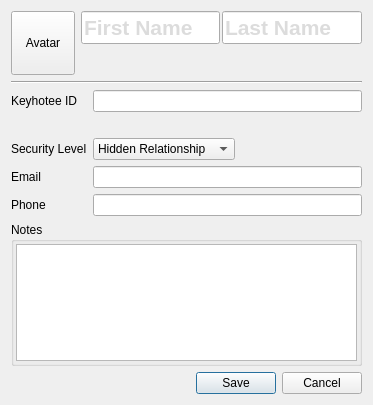
<?xml version="1.0" encoding="UTF-8"?>
<ui version="4.0">
 <class>EditContactDialog</class>
 <widget class="QDialog" name="EditContactDialog">
  <property name="geometry">
   <rect>
    <x>0</x>
    <y>0</y>
    <width>373</width>
    <height>405</height>
   </rect>
  </property>
  <property name="windowTitle">
   <string>Edit Contact</string>
  </property>
  <layout class="QGridLayout" name="gridLayout_2">
   <item row="3" column="0" colspan="2">
    <layout class="QFormLayout" name="formLayout_2">
     <property name="fieldGrowthPolicy">
      <enum>QFormLayout::ExpandingFieldsGrow</enum>
     </property>
     <item row="0" column="0">
      <widget class="QLabel" name="keyhotee_id_label">
       <property name="text">
        <string>Keyhotee ID</string>
       </property>
      </widget>
     </item>
     <item row="0" column="1">
      <widget class="QLineEdit" name="contact_id"/>
     </item>
     <item row="2" column="0">
      <widget class="QLabel" name="label">
       <property name="text">
        <string>Security Level</string>
       </property>
      </widget>
     </item>
     <item row="2" column="1">
      <widget class="QComboBox" name="comboBox">
       <item>
        <property name="text">
         <string extracomment="No one should know you have ever communicated with this individual.">Hidden Relationship</string>
        </property>
       </item>
       <item>
        <property name="text">
         <string extracomment="The government knows you are in communication with this individual.">Public Relationship</string>
        </property>
       </item>
      </widget>
     </item>
     <item row="3" column="0">
      <widget class="QLabel" name="email_label">
       <property name="text">
        <string>Email</string>
       </property>
      </widget>
     </item>
     <item row="3" column="1">
      <widget class="QLineEdit" name="email"/>
     </item>
     <item row="4" column="0">
      <widget class="QLabel" name="phone_label">
       <property name="text">
        <string>Phone</string>
       </property>
      </widget>
     </item>
     <item row="4" column="1">
      <widget class="QLineEdit" name="phone"/>
     </item>
     <item row="1" column="1">
      <widget class="QLabel" name="id_status">
       <property name="text">
        <string> </string>
       </property>
      </widget>
     </item>
    </layout>
   </item>
   <item row="0" column="1">
    <widget class="QWidget" name="namewidget" native="true">
     <property name="palette">
      <palette>
       <active>
        <colorrole role="WindowText">
         <brush brushstyle="SolidPattern">
          <color alpha="255">
           <red>0</red>
           <green>0</green>
           <blue>0</blue>
          </color>
         </brush>
        </colorrole>
        <colorrole role="Text">
         <brush brushstyle="SolidPattern">
          <color alpha="255">
           <red>185</red>
           <green>185</green>
           <blue>185</blue>
          </color>
         </brush>
        </colorrole>
        <colorrole role="ButtonText">
         <brush brushstyle="SolidPattern">
          <color alpha="255">
           <red>0</red>
           <green>0</green>
           <blue>0</blue>
          </color>
         </brush>
        </colorrole>
       </active>
       <inactive>
        <colorrole role="WindowText">
         <brush brushstyle="SolidPattern">
          <color alpha="255">
           <red>0</red>
           <green>0</green>
           <blue>0</blue>
          </color>
         </brush>
        </colorrole>
        <colorrole role="Text">
         <brush brushstyle="SolidPattern">
          <color alpha="255">
           <red>185</red>
           <green>185</green>
           <blue>185</blue>
          </color>
         </brush>
        </colorrole>
        <colorrole role="ButtonText">
         <brush brushstyle="SolidPattern">
          <color alpha="255">
           <red>0</red>
           <green>0</green>
           <blue>0</blue>
          </color>
         </brush>
        </colorrole>
       </inactive>
       <disabled>
        <colorrole role="WindowText">
         <brush brushstyle="SolidPattern">
          <color alpha="255">
           <red>127</red>
           <green>127</green>
           <blue>127</blue>
          </color>
         </brush>
        </colorrole>
        <colorrole role="Text">
         <brush brushstyle="SolidPattern">
          <color alpha="255">
           <red>185</red>
           <green>185</green>
           <blue>185</blue>
          </color>
         </brush>
        </colorrole>
        <colorrole role="ButtonText">
         <brush brushstyle="SolidPattern">
          <color alpha="255">
           <red>148</red>
           <green>148</green>
           <blue>148</blue>
          </color>
         </brush>
        </colorrole>
       </disabled>
      </palette>
     </property>
     <layout class="QHBoxLayout" name="horizontalLayout">
      <property name="spacing">
       <number>2</number>
      </property>
      <property name="leftMargin">
       <number>0</number>
      </property>
      <property name="topMargin">
       <number>0</number>
      </property>
      <property name="rightMargin">
       <number>0</number>
      </property>
      <property name="bottomMargin">
       <number>0</number>
      </property>
      <item>
       <widget class="QLineEdit" name="firstname">
        <property name="font">
         <font>
          <pointsize>16</pointsize>
          <weight>75</weight>
          <bold>true</bold>
         </font>
        </property>
        <property name="text">
         <string/>
        </property>
        <property name="placeholderText">
         <string>First Name</string>
        </property>
       </widget>
      </item>
      <item>
       <widget class="QLineEdit" name="lastname">
        <property name="font">
         <font>
          <pointsize>16</pointsize>
          <weight>75</weight>
          <bold>true</bold>
         </font>
        </property>
        <property name="text">
         <string/>
        </property>
        <property name="placeholderText">
         <string>Last Name</string>
        </property>
       </widget>
      </item>
     </layout>
    </widget>
   </item>
   <item row="1" column="1">
    <widget class="QWidget" name="placeholder" native="true"/>
   </item>
   <item row="5" column="0" colspan="2">
    <widget class="QDialogButtonBox" name="buttonBox">
     <property name="orientation">
      <enum>Qt::Horizontal</enum>
     </property>
     <property name="standardButtons">
      <set>QDialogButtonBox::Cancel|QDialogButtonBox::Save</set>
     </property>
    </widget>
   </item>
   <item row="0" column="0" rowspan="2">
    <widget class="QToolButton" name="avatar_button">
     <property name="minimumSize">
      <size>
       <width>64</width>
       <height>64</height>
      </size>
     </property>
     <property name="text">
      <string>Avatar</string>
     </property>
     <property name="icon">
      <iconset resource="Keyhotee.qrc">
       <normaloff>:/images/contact_icon.png</normaloff>:/images/contact_icon.png</iconset>
     </property>
     <property name="iconSize">
      <size>
       <width>64</width>
       <height>64</height>
      </size>
     </property>
     <property name="autoRaise">
      <bool>false</bool>
     </property>
     <property name="arrowType">
      <enum>Qt::NoArrow</enum>
     </property>
    </widget>
   </item>
   <item row="2" column="0" colspan="2">
    <widget class="Line" name="line">
     <property name="orientation">
      <enum>Qt::Horizontal</enum>
     </property>
    </widget>
   </item>
   <item row="4" column="0" colspan="2">
    <widget class="QGroupBox" name="notes_groupbox">
     <property name="title">
      <string>Notes</string>
     </property>
     <layout class="QGridLayout" name="gridLayout">
      <property name="leftMargin">
       <number>2</number>
      </property>
      <property name="topMargin">
       <number>2</number>
      </property>
      <property name="rightMargin">
       <number>2</number>
      </property>
      <property name="bottomMargin">
       <number>2</number>
      </property>
      <item row="0" column="0">
       <widget class="QPlainTextEdit" name="notes"/>
      </item>
     </layout>
    </widget>
   </item>
  </layout>
 </widget>
 <resources>
  <include location="Keyhotee.qrc"/>
 </resources>
 <connections>
  <connection>
   <sender>buttonBox</sender>
   <signal>accepted()</signal>
   <receiver>EditContactDialog</receiver>
   <slot>accept()</slot>
   <hints>
    <hint type="sourcelabel">
     <x>248</x>
     <y>254</y>
    </hint>
    <hint type="destinationlabel">
     <x>157</x>
     <y>274</y>
    </hint>
   </hints>
  </connection>
  <connection>
   <sender>buttonBox</sender>
   <signal>rejected()</signal>
   <receiver>EditContactDialog</receiver>
   <slot>reject()</slot>
   <hints>
    <hint type="sourcelabel">
     <x>316</x>
     <y>260</y>
    </hint>
    <hint type="destinationlabel">
     <x>286</x>
     <y>274</y>
    </hint>
   </hints>
  </connection>
 </connections>
</ui>
